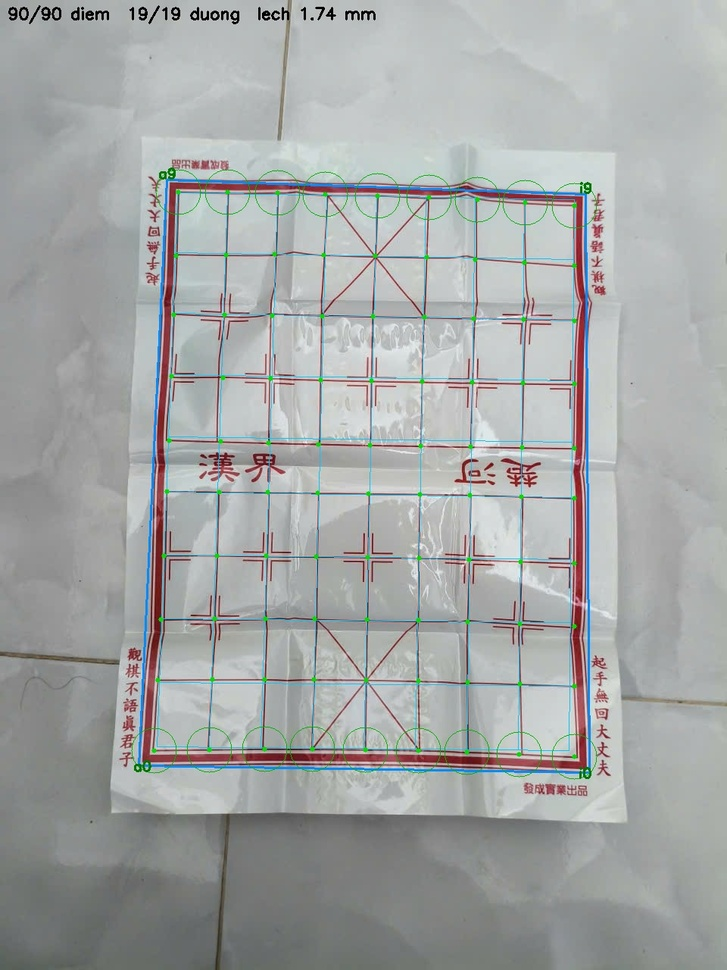
#> input picture image_board.jpg, 727 x 970 px, shrunk from 960 x 1280 before the run
$ python -i board_detect.py   (imports and definitions only)
#> lines starting #> are read from the running program, lines starting #| are printed output that depends on the picture; after the words box and inside, x2 and y2 are one past the last pixel; in counts of white or black regions, pixels touching at a corner belong together
#> further down, picture is the input picture: shape (970, 727, 3); mean B, G, R 166.9, 167.2, 164.4
#!/usr/bin/env python3
# Định vị bàn cờ (tấm nhựa in đỏ) trong ảnh, KHÔNG cần marker.
#
# B1. Lọc màu đỏ (HSV) -> đoạn thẳng Hough -> 2 họ đường vuông góc -> ghép với mẫu 9 cột x 10 hàng
#     (chịu phối cảnh, chịu thiếu vài đường do quân che)                          => homography thô.
#     Dự phòng: 4 góc mép ngoài khung viền.
# B2. Nắn ảnh về dạng nhìn thẳng (mm), dò lại TỪNG đường lưới (9 dọc, 10 ngang) theo từng đoạn ngắn,
#     bỏ qua đoạn gần giao điểm (tránh dấu hoa thị vị trí pháo/tốt), khớp đường cong bậc 2 (chịu được nếp gấp nhẹ).
# B3. Giao các đường đã khớp -> 90 giao điểm đo được -> chiếu về ảnh. Lặp lại 2 lần cho hội tụ.
#
# Kết quả: BoardFix gồm toạ độ pixel ĐO ĐƯỢC của 90 giao điểm (dùng trực tiếp, tốt hơn khi tấm bị nhăn)
# và homography mm -> ảnh khớp trên 90 điểm đó (dùng để chiếu điểm bất kỳ, ví dụ tâm quân cờ).
#
# Bàn đối xứng xoay 180° nên không tự biết đầu nào là Đỏ: truyền red_hint = một điểm ảnh nằm GẦN phía Đỏ
# (trên robot: điểm ảnh gần đế robot). Mặc định: cạnh dưới ảnh.

import numpy as np
import cv2

from board.geometry import NF, NR

S = 3.0                 # px/mm của ảnh nắn
SLICE = 5.0             # mm, bề dày mỗi đoạn dò
SKIP = 7.0              # mm, bỏ đoạn dò gần đường vuông góc (giao điểm, hoa thị)
WIN_IN, WIN_OUT = 6.0, 7.0   # mm, cửa sổ tìm đường: phía trong / phía ngoài (với đường ngoài cùng)
LINE_HALF = 0.4         # mm, nửa bề rộng nét đường lưới in trên tấm
OUTER_TOL = 2.5         # mm, điểm đo trên đường ngoài cùng lệch hơn mức này so với giá trị suy từ đường trong -> bỏ
MIN_SUPPORT = 0.4       # tỉ lệ đoạn dò thấy đường, dưới mức này coi đường bị che, suy ra từ các đường khác


def red_mask(bgr):
    hsv = cv2.cvtColor(bgr, cv2.COLOR_BGR2HSV)
#> hsv: shape (970, 727, 3); mean H, S, V 77.5, 16.8, 171.6
    m1 = cv2.inRange(hsv, (0, 70, 60), (10, 255, 255))
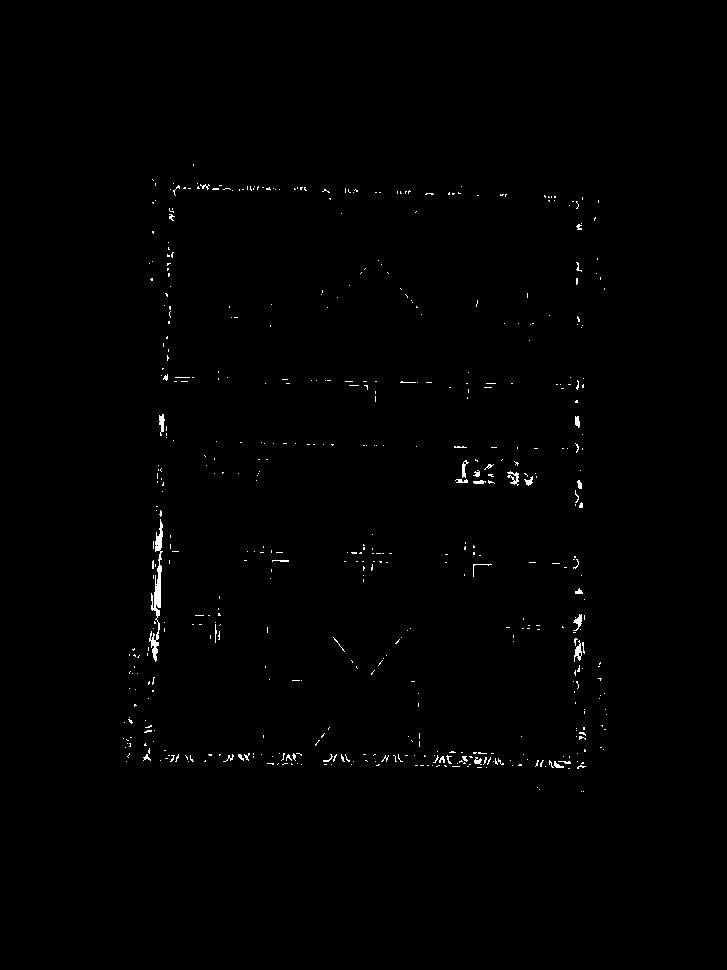
#> m1: shape (970, 727); 0.55% white in thin lines or dots, all inside (x1, y1, x2, y2) = (123, 164, 607, 792)
    m2 = cv2.inRange(hsv, (165, 70, 60), (180, 255, 255))
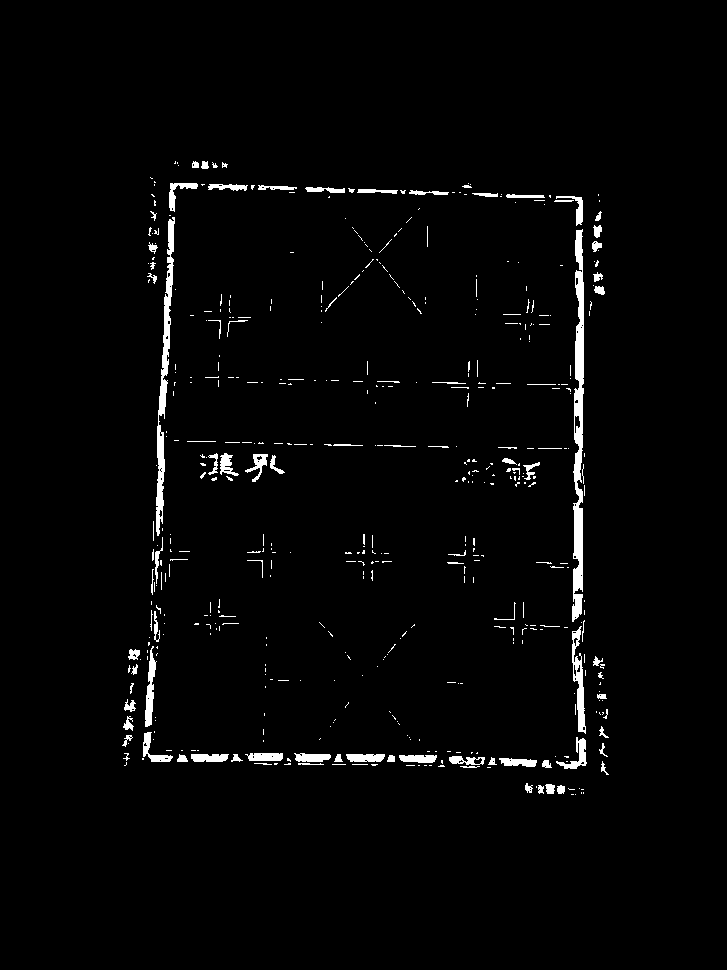
#> m2: shape (970, 727); 2.2% white; 497 white regions (396 under 20 px), largest, box (x1, y1, x2, y2) and area: (572, 229, 584, 622) 2863, (156, 217, 175, 536) 1839, (572, 626, 586, 734) 682
    return cv2.bitwise_or(m1, m2)
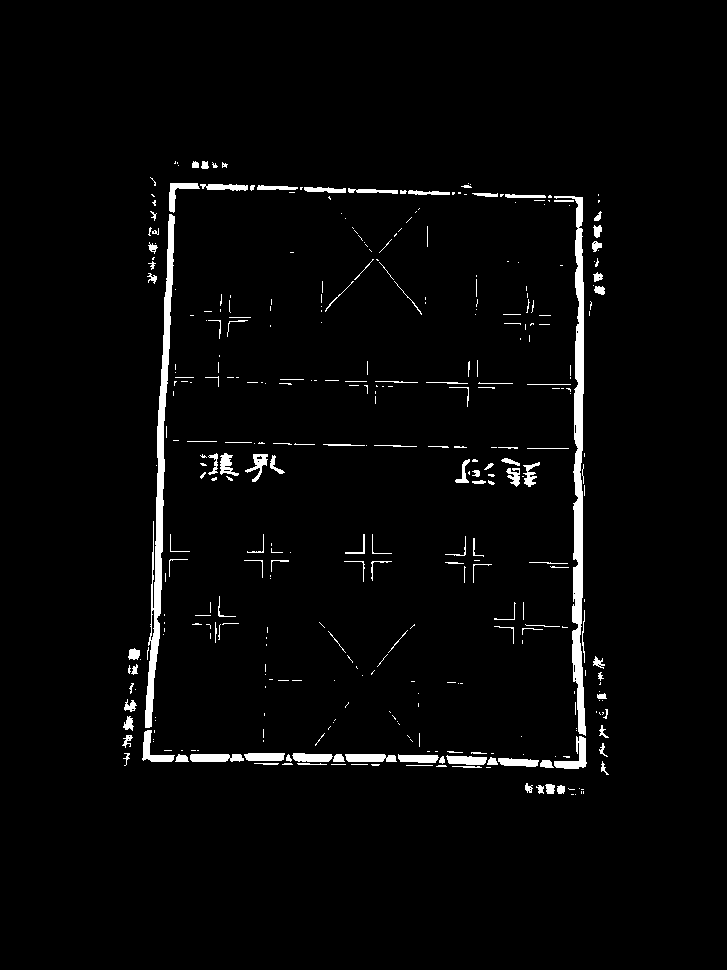
#> returned value: shape (970, 727); 2.8% white; 375 white regions (245 under 20 px), largest, box (x1, y1, x2, y2) and area: (554, 196, 586, 736) 4309, (145, 214, 175, 728) 3667, (554, 736, 587, 769) 437


# [67 lines left out: functions _quad, _order, _peak, not called in this run]


class _LineFit(object):
    """x = poly(t). Trong vùng có dữ liệu dùng bậc 2 (theo nếp gấp); ngoài vùng (đầu đường bị quân che)
    chỉ ngoại suy TUYẾN TÍNH từ đoạn 60 mm gần nhất, vì ngoại suy bậc 2 lệch rất nhanh."""
    END = 60.0
    MARGIN = 6.0

    # [37 lines left out: functions __init__, _lin, __call__, _fit, not called in this run]


class BoardFix(object):
    # [7 lines left out: function __init__, not called in this run]

    def to_px(self, u, v):
        p = self.H.dot([u, v, 1.0])
        return p[0] / p[2], p[1] / p[2]

    def to_mm(self, x, y):
        p = self.Hinv.dot([x, y, 1.0])
        return p[0] / p[2], p[1] / p[2]


# [152 lines left out: functions _refine, _line_families, _cluster_lines, _proj_fit, not called in this run]


def _proj_eval(sol, x):
    a, b, c = sol
    return (a * x + b) / (c * x + 1.0)


# [175 lines left out: functions _match_1d, _intersect, _coarse_lines, locate, not called in this run]


def fix_px(H, u, v):
    q = H.dot([u, v, 1.0])
    return q[0] / q[2], q[1] / q[2]


# [31 lines left out: functions draw, _px_per_mm, not called in this run]

>>> import cv2
>>> picture = cv2.imread('../image_board.jpg')
>>> result = red_mask(picture)
